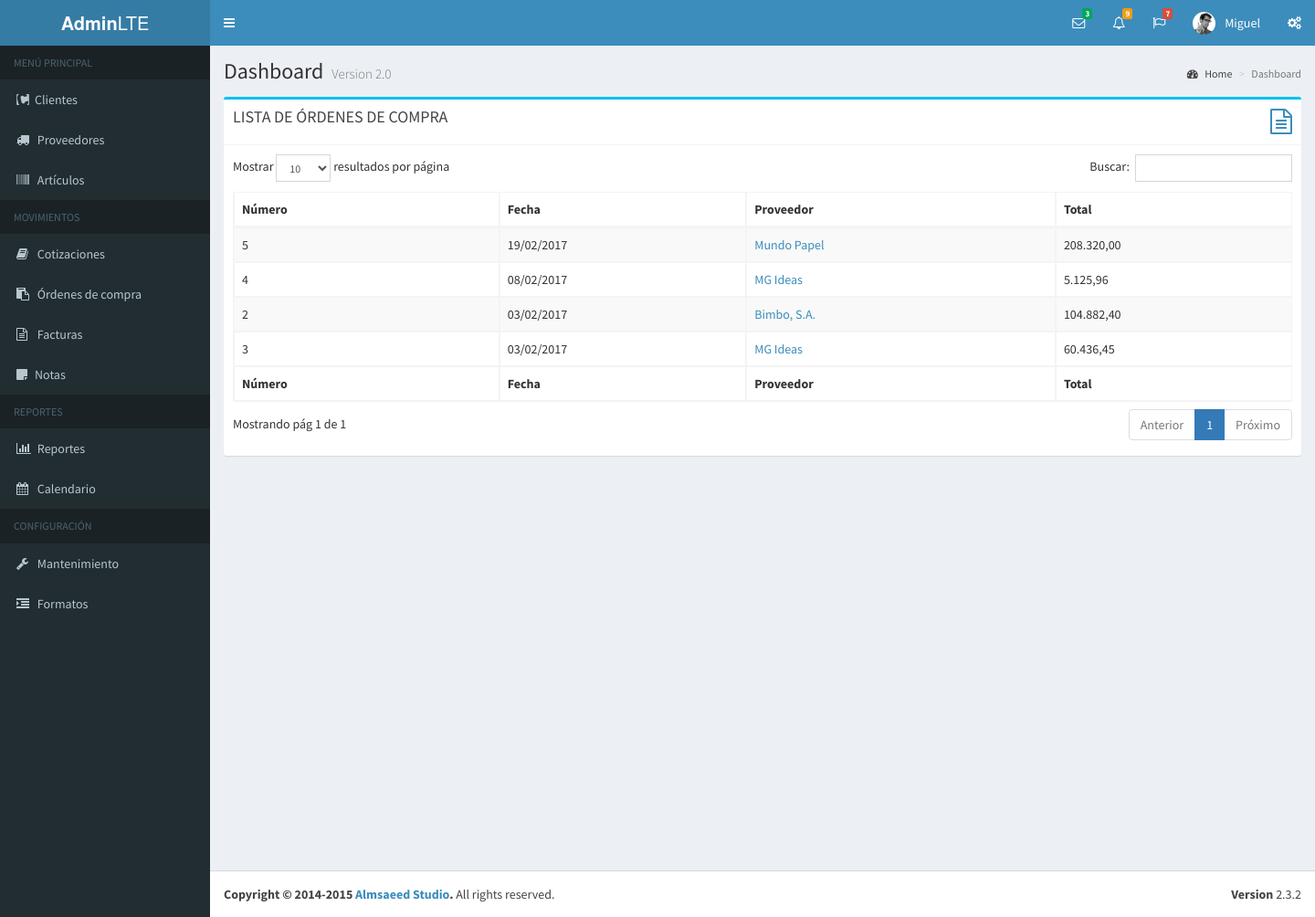
Page /ordenes-compras.php (signed in) on the earlier database version.
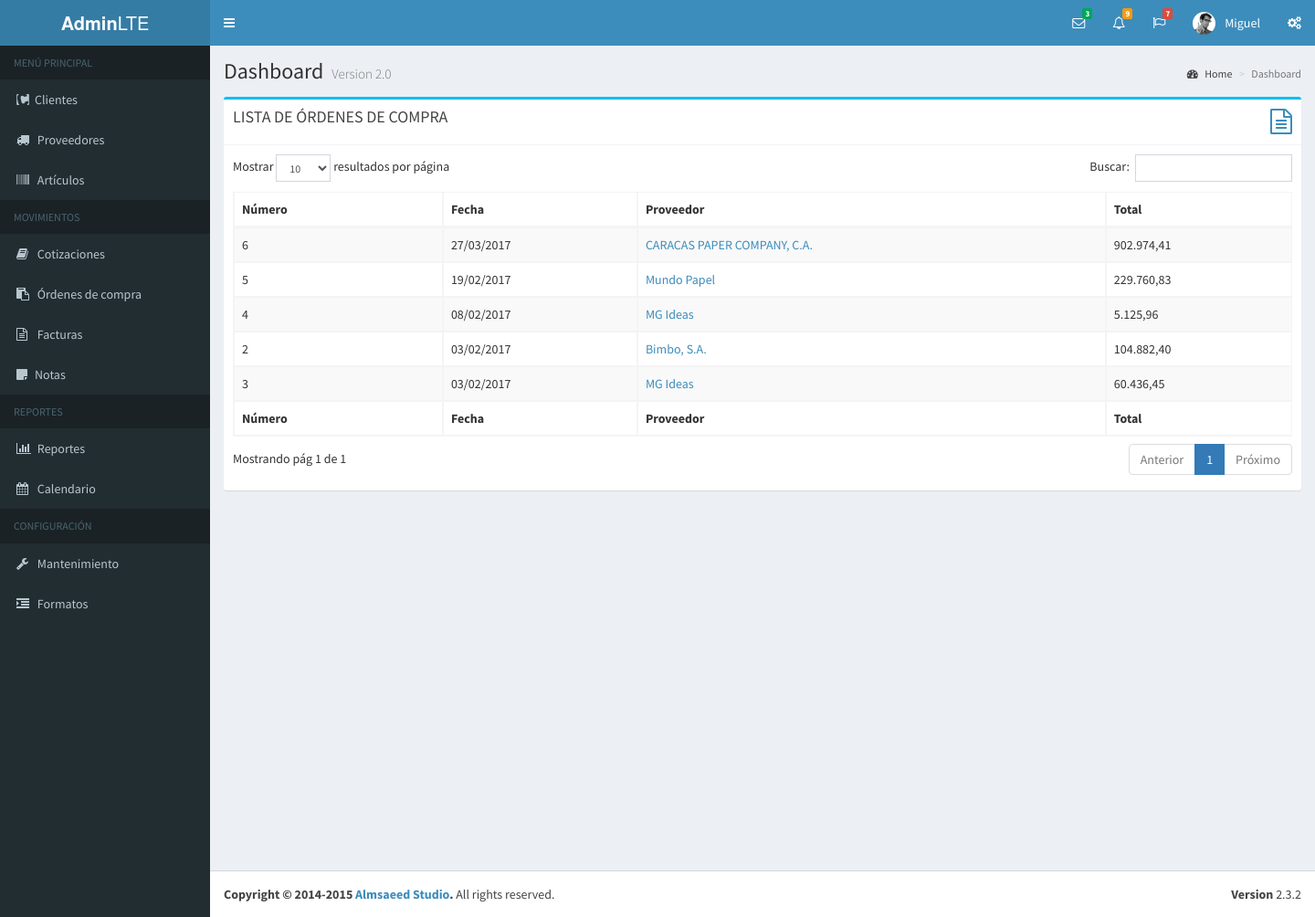
Same page on the later database version.
### tables this page shows
CREATE TABLE IF NOT EXISTS `usuario` (
  `idUsuario` int(11) NOT NULL AUTO_INCREMENT,
  `usuario` varchar(60) NOT NULL,
  `password` varchar(60) NOT NULL,
  `nombre` varchar(80) DEFAULT NULL,
  `empresa` varchar(40) DEFAULT NULL,
  `subtitulo` varchar(120) DEFAULT NULL,
  `rif` varchar(15) DEFAULT NULL,
  `telefonos` varchar(80) DEFAULT NULL,
  `email` varchar(80) DEFAULT NULL,
  `vendedor` varchar(25) DEFAULT NULL,
  `direccion1` varchar(160) DEFAULT NULL,
  `direccion2` varchar(160) DEFAULT NULL,
  PRIMARY KEY (`idUsuario`)
);

CREATE TABLE IF NOT EXISTS `orden_compra` (
  `numero` int(5) DEFAULT NULL,
  `idOrden` int(5) NOT NULL AUTO_INCREMENT,
  `idProveedor` int(7) DEFAULT NULL,
  `fecha_registro` datetime DEFAULT NULL,
  `fecha_emision` datetime DEFAULT NULL,
  `fecha_modificacion` datetime DEFAULT NULL,
  `iva` decimal(10,2) DEFAULT NULL,
  `SubTotal` varchar(9) DEFAULT NULL,
  `Total` varchar(10) DEFAULT NULL,
  `estado` varchar(20) DEFAULT NULL,
  `TipoDoc` varchar(1) DEFAULT NULL,
  `introduccion` varchar(200) DEFAULT NULL,
  `Observaciones` varchar(50) DEFAULT NULL,
  `Observaciones1` varchar(17) DEFAULT NULL,
  `Observaciones2` varchar(10) DEFAULT NULL,
  `Observaciones3` varchar(10) DEFAULT NULL,
  `Texto` varchar(5) DEFAULT NULL,
  `Cancelado` varchar(9) DEFAULT NULL,
  `idUsuario` int(11) DEFAULT NULL,
  PRIMARY KEY (`idOrden`),
  KEY `idProveedor` (`idProveedor`),
  KEY `idUsuario` (`idUsuario`)
);

CREATE TABLE IF NOT EXISTS `proveedor` (
  `idProveedor` int(7) NOT NULL AUTO_INCREMENT,
  `Nombre` varchar(51) NOT NULL,
  `Rif` varchar(13) NOT NULL,
  `Nit` int(11) DEFAULT NULL,
  `Direccion1` varchar(101) DEFAULT NULL,
  `Direccion2` varchar(101) DEFAULT NULL,
  `Ciudad` varchar(30) DEFAULT NULL,
  `pcontacto` varchar(60) DEFAULT NULL,
  `telefono1` varchar(20) DEFAULT NULL,
  `telefono2` varchar(20) DEFAULT NULL,
  `IdCondicion` int(2) DEFAULT NULL,
  `IdVendedor` int(1) DEFAULT NULL,
  `PagWeb` varchar(30) DEFAULT NULL,
  `Email` varchar(30) DEFAULT NULL,
  `NroPrecio` int(1) DEFAULT NULL,
  PRIMARY KEY (`idProveedor`)
);

### bd/data-usuario.php (called while the page is built, shortened)
<?php
	function obtenerUsuarioPorId( $idu, $dbh ){
		$sql = "select * from usuario where idUsuario = $idu";
		$data_user = mysql_fetch_array( mysql_query ( $sql, $dbh ) );
		return $data_user;
	}
?>

### bd/data-orden-compra.php (called while the page is built, shortened)
<?php
	function obtenerListaOrdenesCompra( $link, $idu ){
		$lista_o = array();
		$q = "Select o.idOrden as ido, o.numero as numero, date_format(o.fecha_emision,'%d/%m/%Y') as fecha,
		p.Nombre as Nombre, o.Total as Total from orden_compra o, proveedor p
		where o.idProveedor = p.idProveedor and idUsuario = $idu order by o.fecha_emision DESC";
		$data = mysql_query( $q, $link );
		while( $o = mysql_fetch_array( $data ) ){
			$lista_o[] = $o;
		}
		return $lista_o;
	}
?>

### subforms/tablas/tabla_ordenes_compra.php (the view, shortened to what this page needs)
<?php
	$ordenes = obtenerListaOrdenesCompra( $dbh, $usuario["idUsuario"] );
?>
<table id="lordenescompra" class="table table-bordered table-striped">
    <thead>
      <tr>
        <th>Número</th><th>Fecha</th><th>Proveedor</th><th>Total</th>
      </tr>
    </thead>
    <tbody>
        <?php foreach( $ordenes as $o ){?>
        <tr>
            <td> <?php echo $o["numero"];?></td>
            <td> <?php echo $o["fecha"];?></td>
            <td> <a href="documento.php?tipo_documento=odc&id=<?php echo $o["ido"]; ?>">
              <?php echo $o["Nombre"]; ?></a>
            </td>
            <td> <?php echo number_format( $o["Total"], 2, ",", "." ); ?></td>
        </tr>
        <?php } ?>
    </tbody>
    <tfoot>
        <tr>
            <th>Número</th><th>Fecha</th><th>Proveedor</th><th>Total</th>
        </tr>
    </tfoot>
</table>

### ordenes-compras.php (shortened to what this page needs)
<?php
  include( "bd/bd.php" );
	include( "bd/data-usuario.php" );
	include( "bd/data-orden-compra.php" );
?>
<!DOCTYPE html>
<html>
<head>
  <link rel="stylesheet" href="bootstrap/css/bootstrap.min.css">
    <link rel="stylesheet" href="https://maxcdn.bootstrapcdn.com/font-awesome/4.4.0/css/font-awesome.min.css">
    <link rel="stylesheet" href="https://code.ionicframework.com/ionicons/2.0.1/css/ionicons.min.css">
    <link rel="stylesheet" href="plugins/iCheck/all.css">
    <link rel="stylesheet" href="plugins/datatables/dataTables.bootstrap.css">
    <link rel="stylesheet" href="plugins/select2/select2.min.css">
    <link rel="stylesheet" href="dist/css/AdminLTE.min.css">
    <link rel="stylesheet" href="dist/css/skins/_all-skins.min.css">
	<link rel="stylesheet" type="text/css" href="css/style.css">
</head>
<body class="hold-transition skin-blue sidebar-mini">
<div class="wrapper">
  <header class="main-header">
    <a href="main.php" class="logo">
      <span class="logo-lg"><b>Admin</b>LTE</span>
    </a>
    <nav class="navbar navbar-static-top" role="navigation">
      <a href="#" class="sidebar-toggle" data-toggle="offcanvas" role="button">
      </a>
      <div class="navbar-custom-menu">
        <ul class="nav navbar-nav">
          <?php include("subforms/nav/mensajes.php");?>
          <?php include("subforms/nav/notificaciones.php");?>
          <?php include("subforms/nav/tareas.php");?>
          <?php include("subforms/nav/perfil.php");?>
          <li>
            <a href="#" data-toggle="control-sidebar"><i class="fa fa-gears"></i></a>
          </li>
        </ul>
      </div>
    </nav>
  </header>
  <?php include("subforms/nav/menu_ppal.php");?>
  <div class="content-wrapper">
    <section class="content-header">
      <h1>
        Dashboard
        <small>Version 2.0</small>
      </h1>
      <ol class="breadcrumb">
        <li><a href="#"><i class="fa fa-dashboard"></i> Home</a></li>
        <li class="active">Dashboard</li>
      </ol>
    </section>
    <section class="content">
    	<div class="row">
            <div class="col-md-12">
              <div class="box box-info">
                <div class="box-header with-border">
                  <h3 class="box-title">LISTA DE ÓRDENES DE COMPRA</h3>
                  <div class="icon-color"><i class="fa fa-file-text-o fa-2x"></i></div>
                </div>
             	<div class="box-body">
                	<?php include( "subforms/tablas/tabla_ordenes_compra.php" )?>
                </div>
              </div>
            </div>
          </div>
    </section>
  </div>
  <?php include("subforms/nav/footer.php"); ?>
</div>
</body>
</html>

### subforms/nav/mensajes.php (shortened to what this page needs)
<li class="dropdown messages-menu">
<a href="#" class="dropdown-toggle" data-toggle="dropdown">
  <i class="fa fa-envelope-o"></i>
  <span class="label label-success">3</span>
</a>
</li>

### subforms/nav/notificaciones.php (shortened to what this page needs)
<li class="dropdown notifications-menu">
<a href="#" class="dropdown-toggle" data-toggle="dropdown">
  <i class="fa fa-bell-o"></i>
  <span class="label label-warning">9</span>
</a>
</li>

### subforms/nav/tareas.php (shortened to what this page needs)
<li class="dropdown tasks-menu">
<a href="#" class="dropdown-toggle" data-toggle="dropdown">
  <i class="fa fa-flag-o"></i>
  <span class="label label-danger">7</span>
</a>
</li>

### subforms/nav/perfil.php (shortened to what this page needs)
<?php
  $usuario = obtenerUsuarioPorId( $_SESSION["user"]["idUsuario"], $dbh );
?>
<li class="dropdown user user-menu">
<a href="#" class="dropdown-toggle" data-toggle="dropdown">
  <img src="dist/img/user2-160x160.jpg" class="user-image" alt="User Image">
  <span class="hidden-xs"><?php echo $usuario["nombre"]; ?></span>
</a>
</li>

### subforms/nav/menu_ppal.php (shortened to what this page needs)
<aside class="main-sidebar">
    <section class="sidebar">
      <ul class="sidebar-menu">
        <li class="header">MENÚ PRINCIPAL</li>
        <li class="treeview">
          <a href="#">
            <i class="fa fa-contao"></i><span>Clientes</span>
          </a>
        </li>
        <li class="treeview">
          <a href="#">
            <i class="fa fa-truck"></i>
            <span>Proveedores</span>
          </a>
        </li>
        <li class="treeview">
          <a href="#">
            <i class="fa fa-barcode"></i>
            <span>Artículos</span>
          </a>
        </li>
        <li class="header">MOVIMIENTOS</li>
        <li class="treeview">
          <a href="#">
            <i class="fa fa-book"></i>
            <span>Cotizaciones</span>
          </a>
        </li>
        <li>
          <a href="pages/widgets.html">
            <i class="fa fa-clipboard"></i> <span>Órdenes de compra</span>
          </a>
        </li>
        <li>
          <a href="#">
            <i class="fa fa-file-text-o"></i> <span>Facturas</span>
          </a>
        </li>
        <li>
          <a href="#">
            <i class="fa fa-sticky-note"></i><span>Notas</span>
          </a>
        </li>
        <li class="header">REPORTES</li>
        <li class="treeview">
          <a href="#">
            <i class="fa fa-bar-chart"></i> <span>Reportes</span>
          </a>
        </li>
        <li>
          <a href="pages/calendar.html">
            <i class="fa fa-calendar"></i> <span>Calendario</span>
          </a>
        </li>
        <li class="header">CONFIGURACIÓN</li>
        <li class="treeview">
          <a href="mantenimiento.php">
            <i class="fa fa-wrench"></i>
            <span>Mantenimiento</span>
          </a>
        </li>
        <li class="treeview">
          <a href="formatos.php">
            <i class="fa fa-indent"></i>
            <span>Formatos</span>
          </a>
        </li>
      </ul>
    </section>
  </aside>

### subforms/nav/footer.php
<footer class="main-footer">
	<div class="pull-right hidden-xs">
		<b>Version</b> 2.3.2
	</div>
	<strong>Copyright &copy; 2014-2015 <a href="http://almsaeedstudio.com">Almsaeed Studio</a>.</strong> All rights
reserved.
</footer>

### css/style.css (style rules this page uses)
.icon-color { color:#3C8DBC; float:right; }

Differences in the rows shown:
added orden_compra: numero "6", fecha "27/03/2017", idProveedor.Nombre "CARACAS PAPER COMPANY, C.A.", Total "902.974,41"
changed orden_compra "Mundo Papel": Total "208.320,00" → "229.760,83"
